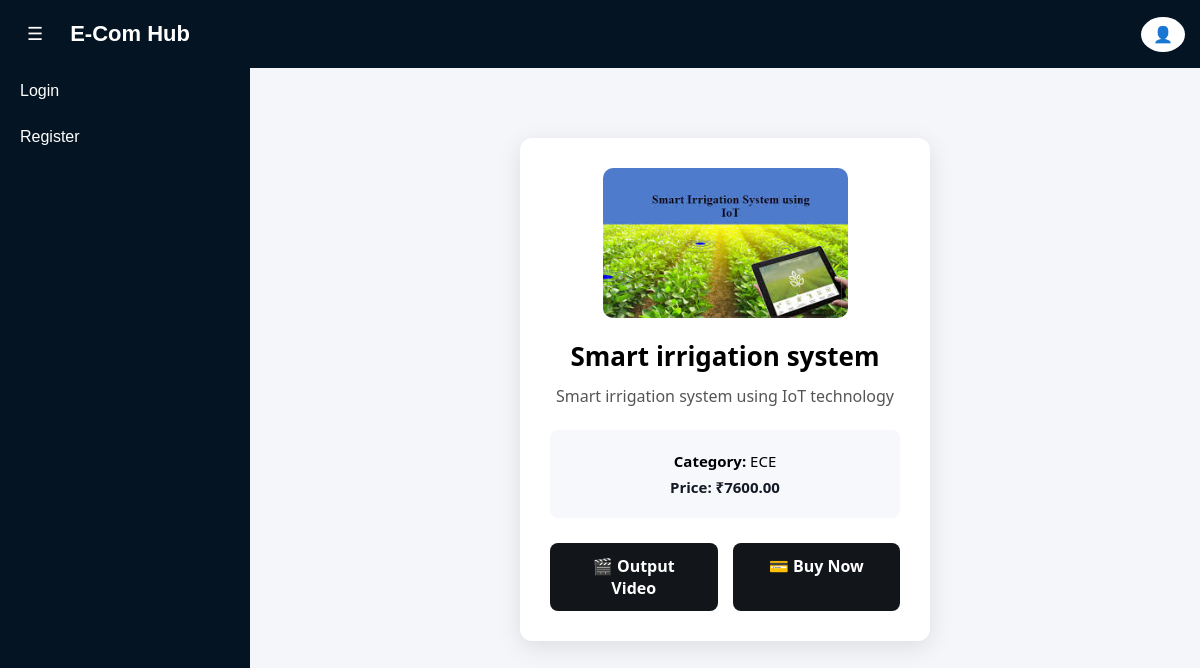
Page /projects/19/ on the committed database.
### ecom_app/models.py (models this page shows, shortened)
class Project(models.Model):
    CATEGORY_CHOICES = (
        ('AI', 'Artificial Intelligence'),
        ('ML', 'Machine Learning'),
        ('DL', 'Deep Learning'),
        ('WEB', 'Web Development'),
        ('IOT', 'Internet of Things'),
        ('DATA', 'Data Science'),
    )
    title = models.CharField(max_length=255)
    video = models.FileField(upload_to='videos/', null=True, blank=True)
    description = models.TextField()
    category = models.CharField(max_length=50, choices=CATEGORY_CHOICES)
    price = models.DecimalField(max_digits=10, decimal_places=2)
    google_drive_link = models.URLField()
    project_image = models.ImageField(upload_to='projects/', null=True, blank=True)
    created_at = models.DateTimeField(auto_now_add=True)

### ecom_app/user_side.py (the view)
# urls.py: path('projects/<int:pk>/', views.project_detail, name='project_detail'),
def project_detail(request, pk):
    project = get_object_or_404(Project, pk=pk)
    return render(request, 'user/project_detail.html', {'project': project})

### ecom_app/templates/user/project_detail.html (shortened to what this page needs)
{% extends 'user/user_base.html' %}
{% block content %}
<div class="detail-container">
<div class="detail-card">
<img src="{{ project.project_image.url }}" class="project-image">
<div class="project-title">{{ project.title }}</div>
<p class="project-desc">{{ project.description }}</p>
<div class="project-info">
<p><b>Category:</b> {{ project.category }}</p>
<p class="price">Price: ₹{{ project.price }}</p>
</div>
<div class="button-group">
<a href="#" class="buy-btn">🎬 Output Video</a>
<a href="{% url 'initiate_payment' project.id %}" class="buy-btn">
💳 Buy Now
</a>
</div>
</div>
</div>
{% endblock %}

### ecom_app/templates/user/user_base.html (style rules this page uses)
body { margin:0; font-family:Arial, Helvetica, sans-serif; background:#f4f6f9; }

### ecom_app/templates/user/project_detail.html (style rules this page uses)
.detail-container { display:flex; justify-content:center; margin-top:50px; font-family:'Segoe UI',sans-serif; }
.detail-card { width:350px; background:white; padding:30px; border-radius:12px; box-shadow:0 6px 25px rgba(0,0,0,0.1); text-align:center; }
.project-image { width:70%; height:150px; object-fit:cover; border-radius:10px; display:block; margin:auto; }
.project-title { margin-top:20px; font-size:26px; font-weight:600; }
.project-desc { margin-top:10px; color:#555; line-height:1.6; }
.project-info { background:#f6f8fc; padding:15px; border-radius:8px; margin-top:20px; }
.project-info p { margin:6px 0; font-size:15px; }
.price { font-size:22px; font-weight:bold; color:#131a25; }
.button-group { display:flex; gap:15px; margin-top:25px; }
.buy-btn { flex:1; padding:12px 20px; background:#12151a; color:white; text-decoration:none; border-radius:8px; font-weight:600; font-size:16px; text-align:center; }

### rows in the picture
Project: project_image (picture), title "Smart irrigation system", description "Smart irrigation system using IoT technology", category "ECE", price "7600.00"
